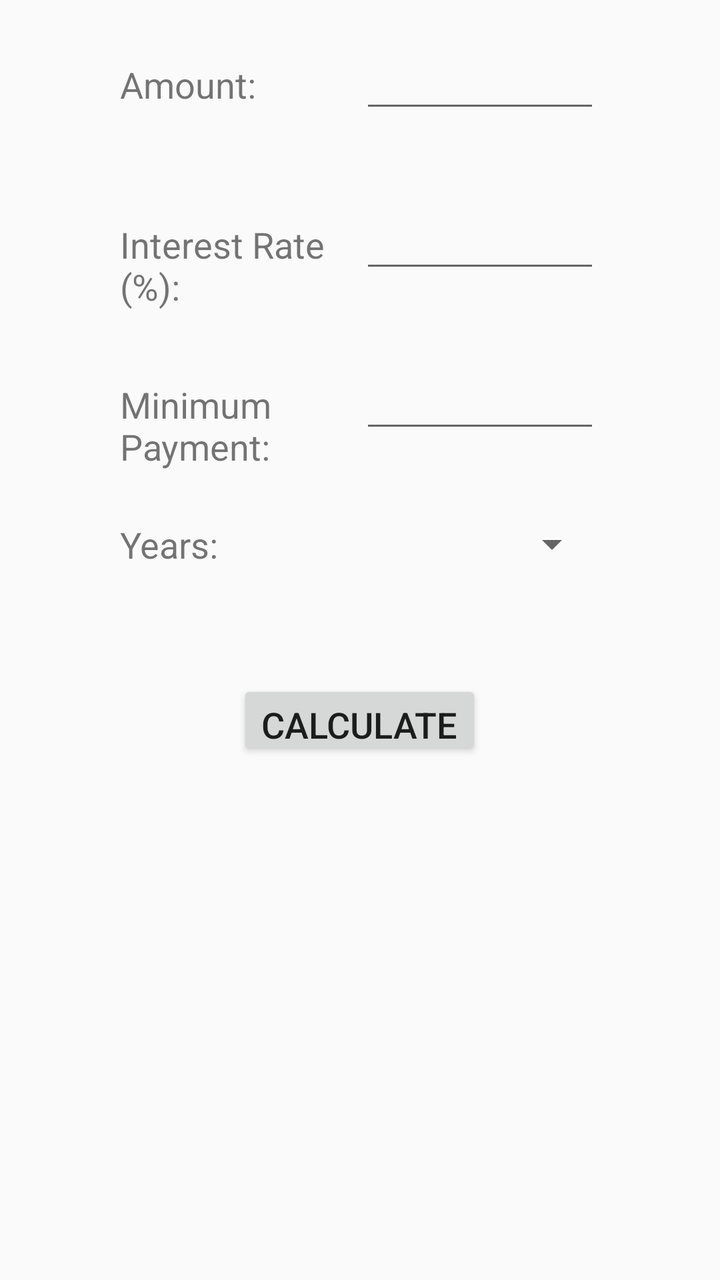
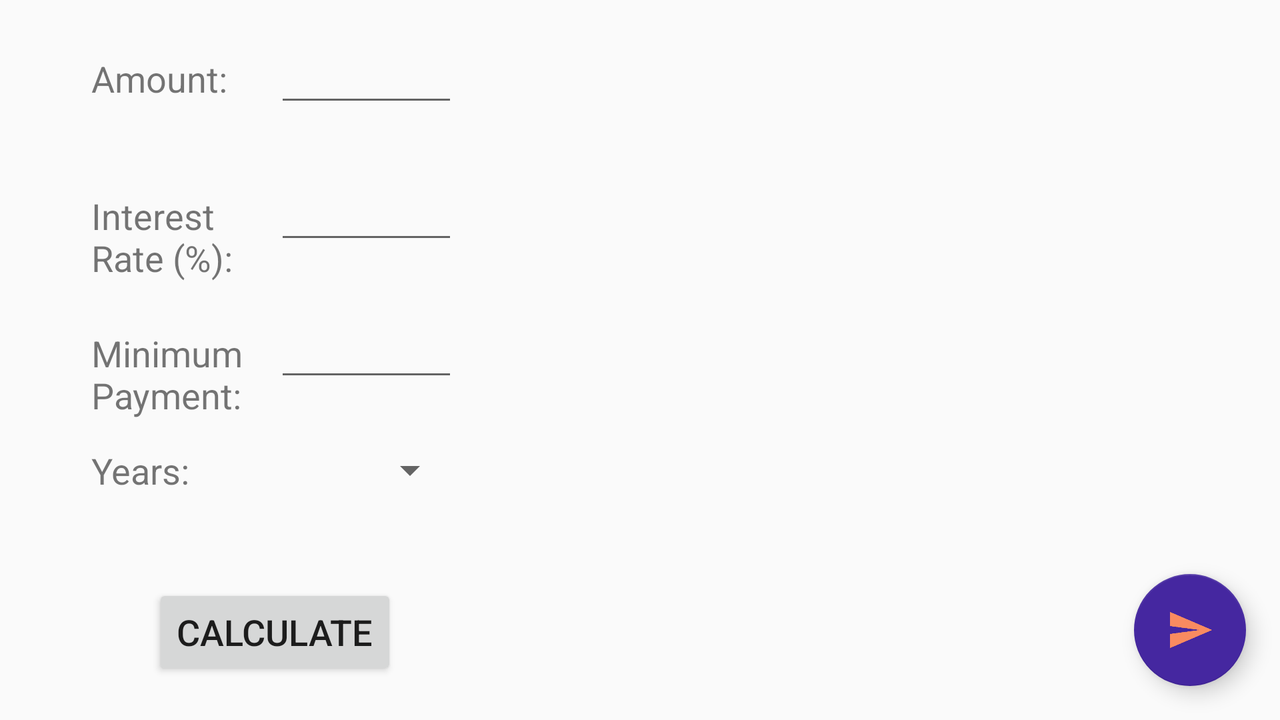

First picture: res/layout/ on a phone held upright. Second picture: the repository's own variant of that layout, on a device whose configuration matches the variant's folder. Source for both follows.
<!-- AndroidManifest.xml: application theme AppTheme -->
<!-- res/layout/activity_loan_calculator.xml -->
<?xml version="1.0" encoding="utf-8"?>
<LinearLayout xmlns:android="http://schemas.android.com/apk/res/android"
    xmlns:app="http://schemas.android.com/apk/res-auto"
    xmlns:tools="http://schemas.android.com/tools"
    android:layout_width="match_parent"
    android:layout_height="match_parent"
    tools:context=".LoanCalculator.LoanCalculatorActivity"
    android:orientation="vertical">

    <TextView
        android:layout_width="wrap_content"
        android:layout_height="0dp"
        android:layout_weight="1"/>

    
    <LinearLayout
        android:layout_width="match_parent"
        android:layout_height="0dp"
        android:layout_weight="4">
        <TextView
            android:layout_width="0dp"
            android:layout_height="wrap_content"
            android:layout_weight="1"/>
        <TextView
            android:layout_width="0dp"
            android:layout_height="wrap_content"
            android:layout_weight="2"
            android:text="@string/amount"/>

        <EditText
            android:layout_width="0dp"
            android:layout_height="wrap_content"
            android:layout_weight="2"
            android:inputType="number"
            android:id="@+id/amount"/>

        <TextView
            android:layout_width="0dp"
            android:layout_height="wrap_content"
            android:layout_weight="1"/>
    </LinearLayout>

    
    <LinearLayout
        android:layout_width="match_parent"
        android:layout_height="0dp"
        android:layout_weight="4">
        <TextView
            android:layout_width="0dp"
            android:layout_height="wrap_content"
            android:layout_weight="1"/>
        <TextView
            android:layout_width="0dp"
            android:layout_height="wrap_content"
            android:layout_weight="2"
            android:text="@string/interestRate"/>

        <EditText
            android:layout_width="0dp"
            android:layout_height="wrap_content"
            android:layout_weight="2"
            android:inputType="number"
            android:id="@+id/interestRate"/>

        <TextView
            android:layout_width="0dp"
            android:layout_height="wrap_content"
            android:layout_weight="1"/>
    </LinearLayout>

    
    <LinearLayout
        android:layout_width="match_parent"
        android:layout_height="0dp"
        android:layout_weight="4">
        <TextView
            android:layout_width="0dp"
            android:layout_height="wrap_content"
            android:layout_weight="1"/>
        <TextView
            android:layout_width="0dp"
            android:layout_height="wrap_content"
            android:layout_weight="2"
            android:text="@string/minPayment"/>

        <EditText
            android:layout_width="0dp"
            android:layout_height="wrap_content"
            android:layout_weight="2"
            android:inputType="number"
            android:id="@+id/minPayment"/>
        <TextView
            android:layout_width="0dp"
            android:layout_height="wrap_content"
            android:layout_weight="1"/>
    </LinearLayout>

    
    <LinearLayout
        android:layout_width="match_parent"
        android:layout_height="0dp"
        android:layout_weight="4">
        <TextView
            android:layout_width="0dp"
            android:layout_height="wrap_content"
            android:layout_weight="1"/>
        <TextView
            android:layout_width="0dp"
            android:layout_height="wrap_content"
            android:layout_weight="2"
            android:text="@string/years"/>

        <Spinner
            android:layout_width="0dp"
            android:layout_height="wrap_content"
            android:layout_weight="2"
            android:id="@+id/spinnerYears"/>

        <TextView
            android:layout_width="0dp"
            android:layout_height="wrap_content"
            android:layout_weight="1" />
    </LinearLayout>

    <Button
        android:layout_width="wrap_content"
        android:layout_height="0dp"
        android:layout_weight="2"
        android:layout_gravity="center"
        android:onClick="calculateAndDisplayResults"
        android:text="@string/calculate"/>

    <TextView
        android:layout_width="wrap_content"
        android:layout_height="0dp"
        android:layout_weight="1"/>

    <LinearLayout
        android:layout_width="match_parent"
        android:layout_height="0dp"
        android:layout_weight="12"
        android:id="@+id/tableResults"
        tools:ignore="Orientation">


    </LinearLayout>

</LinearLayout>
<!-- resources referenced by this layout -->
<resources>
  <string name="amount">Amount:</string>
  <string name="calculate">Calculate</string>
  <string name="interestRate">Interest Rate (%):</string>
  <string name="minPayment">Minimum Payment:</string>
  <string name="years">Years:</string>
  <style name="AppTheme" parent="Theme.AppCompat.Light.DarkActionBar"> 
          
          <item name="colorPrimary">@color/colorPrimary</item>
          <item name="colorPrimaryDark">@color/colorPrimaryDark</item>
          <item name="colorAccent">@color/colorAccent</item>
          <item name="android:textSize">18sp</item>
  
      </style>
  <color name="colorPrimary">#443063</color>
  <color name="colorPrimaryDark">#5C6BC0</color>
  <color name="colorAccent">#4527A0</color>
</resources>
<!-- res/layout-land/activity_loan_calculator.xml (the repository's variant of the layout above) -->
<!-- drawn on the phone turned sideways -->
<?xml version="1.0" encoding="utf-8"?>
<LinearLayout xmlns:android="http://schemas.android.com/apk/res/android"
    xmlns:app="http://schemas.android.com/apk/res-auto"
    xmlns:tools="http://schemas.android.com/tools"
    android:layout_width="match_parent"
    android:layout_height="match_parent"
    tools:context=".LoanCalculator.LoanCalculatorActivity">

    <LinearLayout
        android:layout_width="0dp"
        android:layout_height="match_parent"
        android:layout_weight="1"
        android:orientation="vertical">
        <TextView
            android:layout_width="wrap_content"
            android:layout_height="0dp"
            android:layout_weight="1"/>

        
        <LinearLayout
            android:layout_width="match_parent"
            android:layout_height="0dp"
            android:layout_weight="4">
            <TextView
                android:layout_width="0dp"
                android:layout_height="wrap_content"
                android:layout_weight="1"/>
            <TextView
                android:layout_width="0dp"
                android:layout_height="wrap_content"
                android:layout_weight="2"
                android:text="@string/amount"/>

            <EditText
                android:layout_width="0dp"
                android:layout_height="wrap_content"
                android:layout_weight="2"
                android:inputType="number"
                android:id="@+id/amount"/>

            <TextView
                android:layout_width="0dp"
                android:layout_height="wrap_content"
                android:layout_weight="1"/>
    </LinearLayout>

        
        <LinearLayout
            android:layout_width="match_parent"
            android:layout_height="0dp"
            android:layout_weight="4">
            <TextView
                android:layout_width="0dp"
                android:layout_height="wrap_content"
                android:layout_weight="1"/>
            <TextView
                android:layout_width="0dp"
                android:layout_height="wrap_content"
                android:layout_weight="2"
                android:text="@string/interestRate"/>

            <EditText
                android:layout_width="0dp"
                android:layout_height="wrap_content"
                android:layout_weight="2"
                android:inputType="number"
                android:id="@+id/interestRate"/>

            <TextView
                android:layout_width="0dp"
                android:layout_height="wrap_content"
                android:layout_weight="1"/>
        </LinearLayout>

        
        <LinearLayout
            android:layout_width="match_parent"
            android:layout_height="0dp"
            android:layout_weight="4">
            <TextView
                android:layout_width="0dp"
                android:layout_height="wrap_content"
                android:layout_weight="1"/>
            <TextView
                android:layout_width="0dp"
                android:layout_height="wrap_content"
                android:layout_weight="2"
                android:text="@string/minPayment"/>

            <EditText
                android:layout_width="0dp"
                android:layout_height="wrap_content"
                android:layout_weight="2"
                android:inputType="number"
                android:id="@+id/minPayment"/>
            <TextView
                android:layout_width="0dp"
                android:layout_height="wrap_content"
                android:layout_weight="1"/>
        </LinearLayout>

        
        <LinearLayout
            android:layout_width="match_parent"
            android:layout_height="0dp"
            android:layout_weight="4">
            <TextView
                android:layout_width="0dp"
                android:layout_height="wrap_content"
                android:layout_weight="1"/>
            <TextView
                android:layout_width="0dp"
                android:layout_height="wrap_content"
                android:layout_weight="2"
                android:text="@string/years"/>

            <Spinner
                android:layout_width="0dp"
                android:layout_height="wrap_content"
                android:layout_weight="2"
                android:id="@+id/spinnerYears"/>

            <TextView
                android:layout_width="0dp"
                android:layout_height="wrap_content"
                android:layout_weight="1" />
        </LinearLayout>

        
        <Button
            android:layout_width="wrap_content"
            android:layout_height="wrap_content"
            android:layout_gravity="center"
            android:onClick="calculateAndDisplayResults"
            android:text="@string/calculate"
            android:layout_marginBottom="20dp"/>
    </LinearLayout>

    <LinearLayout
        android:layout_width="0dp"
        android:layout_height="match_parent"
        android:layout_weight="1"
        android:orientation="vertical">

    <TextView
        android:layout_width="wrap_content"
        android:layout_height="0dp"
        android:layout_weight="1"/>

    
    <LinearLayout
        android:layout_width="wrap_content"
        android:layout_height="0dp"
        android:layout_weight="8"
        android:id="@+id/tableResults"
        android:layout_gravity="center"
        android:orientation="horizontal">
    </LinearLayout>
    </LinearLayout>

    <android.support.design.widget.FloatingActionButton
        android:id="@+id/fab"
        android:layout_width="wrap_content"
        android:layout_height="wrap_content"
        android:layout_gravity="right|bottom"
        android:clickable="true"
        android:onClick="displayContacts"
        android:src="@drawable/send_icon"
        android:layout_margin="17dp"
        />
</LinearLayout>
<!-- resources referenced by the variant -->
<!-- as the phone turned sideways resolves them -->
<resources>
  <!-- drawable send_icon: png bitmap (drawable, 3164 bytes) -->
  <string name="amount">Amount:</string>
  <string name="calculate">Calculate</string>
  <string name="interestRate">Interest Rate (%):</string>
  <string name="minPayment">Minimum Payment:</string>
  <string name="years">Years:</string>
  <style name="AppTheme" parent="Theme.AppCompat.Light.DarkActionBar"> 
          
          <item name="colorPrimary">@color/colorPrimary</item>
          <item name="colorPrimaryDark">@color/colorPrimaryDark</item>
          <item name="colorAccent">@color/colorAccent</item>
          <item name="android:textSize">18sp</item>
  
      </style>
  <color name="colorPrimary">#443063</color>
  <color name="colorPrimaryDark">#5C6BC0</color>
  <color name="colorAccent">#4527A0</color>
</resources>
